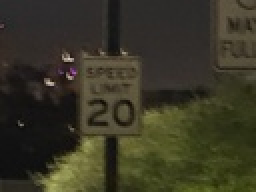
%> input picture testSign.jpg, 128 x 96 px, shrunk from 4032 x 3024 before the run (shown 2 times larger)
$ octave Increasing_Image_Resolution.m   (GNU Octave 9; MATLAB toolbox functions it lacks are replaced by stand-ins)
%> lines starting %> are read from the running program, lines starting %| are printed output that depends on the picture
%% Import Dataset
% import image and preprocess
sample = imread("testSign.jpg");
%> sample is the input picture: size 96x128x3 uint8; mean R, G, B 56.9, 54.6, 37.6
sample = rgb2gray(sample);
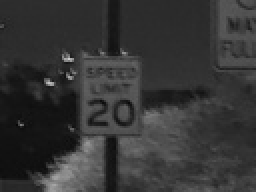
%> sample: size 96x128 uint8 (shown 2 times larger); min 6, max 205, mean 53.4
sample = sample (1:end-16,:); %clip 16 pixels to make sure we can cleanly divide by 32 for downsampling
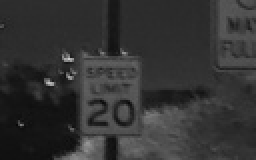
%> sample: size 80x128 uint8 (shown 2 times larger); min 6, max 205, mean 51.2
%create low res version
downsampling = 32;
sampleSmol = imresize(sample,1/downsampling);
%> sampleSmol = [46 46 44 61; 37 64 53 53; 21 62 74 51]

%% Basic Spectral Interpolation
sampleUp = spectralUpsample(sampleSmol,32);

%% Cubic B-splines Interpolation
sampleUpSpline = bsplineUpsample(sampleSmol,downsampling);

%% Bilateral soft-decision interpolation (BSAI)
sampleUpBSAI = bsaiUpsample(sampleSmol, downsampling, zeros(1,5));

%% Plotting Results
figure();
subplot(2,2,1)
imshow(sampleSmol);
title('\fontsize{18} 1/32 Scale Sample')
subplot(2,2,2)
imshow(sampleUp);
title(['\fontsize{18} Spectral Interpolated Reconstruction with MSE ' num2str(mse(sample,sampleUp))])
subplot(2,2,3)
imshow(sampleUpSpline);
title(['\fontsize{18} B-Spline Interpolated Reconstruction with MSE ' num2str(mse(sample,sampleUpSpline))])
subplot(2,2,4)
imshow(sampleUpBSAI);
title(['\fontsize{18} BSAI Interpolated Reconstruction with MSE ' num2str(mse(sample,sampleUpBSAI))])
sgtitle('\fontsize{24} Comparison of Interpolation Techniques for Increasing Image Resolution')

%% Custom Functions
function sampleUp = spectralUpsample(sample, scale)
%> called with sample = [46 46 44 61; 37 64 53 53; 21 62 74 51], scale = 32
% Upsamples an image by two using simple spectral interpolation. Assumes
% uint8 grayscale input
    currScale = 1;
    while currScale ~= scale
        %convert to double and capture spectrum of original signal
        sample = double(sample);
        sampleF = fft2(sample);
        %record sample size and calculate size of new image
        [Mo, No] = size(sample);
        Mu = 2*Mo;
        Nu = 2*No;

        % zero pad spectrum appropriately using rules in pgs 137-139 of book
        if mod(No,2) ~= 0
            sampleUpF = [sampleF(:,1:((No+1)/2)), zeros(Mo,Nu-No), sampleF(:,((No+3)/2):end)];
        else
            sampleUpF = [sampleF(:,1:No/2-1), (1/2)*sampleF(:,No/2) , zeros(Mo,Nu-No-1), (1/2)*sampleF(:,No/2), sampleF(:,No/2+1:end)];
        end
        if mod(Mo,2) ~= 0
            sampleUpF = [sampleUpF(1:((Mo+1)/2),:); zeros(Mu-Mo,Nu); sampleUpF(((Mo+3)/2):end,:)];
        else
            sampleUpF = [sampleUpF(1:Mo/2-1,:); (1/2)*sampleUpF(Mo/2,:); zeros(Mu-Mo-1,Nu); (1/2)*sampleUpF(Mo/2,:); sampleUpF(Mo/2+1:end,:)];
        end

        %scale for lost power
        sampleUpF = ((Mu*Nu) / (Mo*No)) * sampleUpF;

        % generate image with IFFT and convert to orignal variable type
        sampleUp = uint8(real(ifft2(sampleUpF)));

        %increment j and set up next upscale
        currScale = currScale * 2;
        sample = sampleUp;
    end
%> this loop made 5 passes
%> after the loop, currScale = 32

end


function sampleUp = bsplineUpsample(img, s)
%> called with img = [46 46 44 61; 37 64 53 53; 21 62 74 51], s = 32
% Upsamples an image by two using cubic b-spline interpolation. Assumes
% uint8 grayscale input

    %convert to double and capture size
    img = double(img);
%> img = [46 46 44 61; 37 64 53 53; 21 62 74 51]
    [N,M] = size(img);
%> N = 3; M = 4
    %zero-insert
    sampleUp = zeros(s*N, s*M);
    sampleUp(1:s:end, 1:s:end) = img;
%> sampleUp: size 96x128 double
    %apply cubic b-spline kernel
    x = -2:1/s:2;
    ax = abs(x);
    B = ((ax < 1) .* (4 - 6*ax.^2 + 3*ax.^3) + ...
         (1 <= ax & ax < 2) .* (2 - ax).^3) / 6;
    K = B' * B;
    sampleUp = conv2(sampleUp, K, 'same');
    %convert back to uint8 before outputing
    sampleUp = uint8(round(min(max(sampleUp,0),255)));
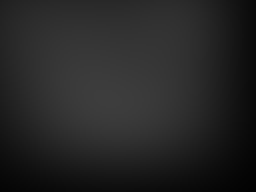
%> sampleUp: size 96x128 uint8 (shown 2 times larger); min 2, max 61, mean 37.3

end

function sampleUp = bsaiUpsample(LR, scale, params)
%> called with LR = [46 46 44 61; 37 64 53 53; 21 62 74 51], scale = 32, params = [0 0 0 0 0]
% [11 lines of commented-out code are left out]
    if params == zeros(1,5)
        params = [1, 15, 0.8, 1e-3];
    end
    % convert to double for processing
    I = double(LR);
%> I = [46 46 44 61; 37 64 53 53; 21 62 74 51]
    [Lh, Lw, ~] = size(I);
%> Lh = 3; Lw = 4
    % output HR size (simple nearest-integer upscale)
    Hh = Lh * scale;
%> Hh = 96
    Hw = Lw * scale;
%> Hw = 128
    % Prepare HR result
    sampleUp = zeros(Hh, Hw);
    % Use MATLAB's imresize to get initial guess (keeps edge structure)
    initHR = imresize(I, [Hh Hw], 'bilinear');
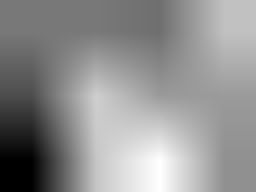
%> initHR: size 96x128 double (shown 2 times larger); min 21, max 73.81, mean 51; drawn with min black and max white
    % For each HR pixel: find four surrounding LR samples, compute A_k, U_k, Xk_neigh, then final value
    lambda = params(3);
    sigma_s = params(1);
    sigma_r = params(2);
    epsU = params(4);
    % small helper to fetch LR pixel safely
    get_LR = @(r,c) I(max(1,min(Lh,r)), max(1,min(Lw,c)));

    % iterate over every pixel
    cnt = 0;
    for iH = 1:Hh
        for jH = 1:Hw
            cnt = cnt + 1;
            % Compute continuous LR coordinates (1-based)
            y = (iH-1)/scale + 1;
            x = (jH-1)/scale + 1;
            % If this HR pixel maps exactly to an LR pixel (integer coords), copy directly
            if abs(y - round(y)) < 1e-12 && abs(x - round(x)) < 1e-12
                yi = round(y); xi = round(x);
                sampleUp(iH,jH) = get_LR(yi, xi);
                continue;
            end
            % corner indices (clamped)
            y0 = floor(y); y1 = ceil(y);
            x0 = floor(x); x1 = ceil(x);
            y0 = max(1, min(Lh, y0));
            y1 = max(1, min(Lh, y1));
            x0 = max(1, min(Lw, x0));
            x1 = max(1, min(Lw, x1));
            % four corner LR samples X_k
            Xc = [ get_LR(y0,x0);  % top-left
                get_LR(y0,x1);  % top-right
                get_LR(y1,x0);  % bottom-left
                get_LR(y1,x1)]; % bottom-right
            % spatial distances from HR pos to LR sample positions (in LR pixel units)
            pts_lr = [y0, x0; y0, x1; y1, x0; y1, x1];
            dy = pts_lr(:,1) - y;
            dx = pts_lr(:,2) - x;
            dist2 = dx.^2 + dy.^2;
            % initial center estimate: use bilinear initialization
            centerInit = initHR(iH,jH);
            % compute photometric difference
            diff_r = (Xc - centerInit).^2;
            % compute bilateral weights A_k
            Ak = exp(-dist2/(2*sigma_s^2)) .* exp(-diff_r/(2*sigma_r^2));
            % normalize A_k
            sumAk = sum(Ak);
            if sumAk > 0
                Ak = Ak / sumAk;
            else
                Ak = ones(4,1)/4;
            end
            % U_k stabilization: paper says "added with a constant for stabilization"
            Uk = Ak + epsU;
            % X_{k,i} approx: mean of 4-neighbors of each LR corner sample (in LR grid)
            Xk_neigh = zeros(4,1);
            for k = 1:4
                yy = pts_lr(k,1);
                xx = pts_lr(k,2);
                % get 4-neighbors in LR (N,S,E,W) clipped at image boundaries
                neighbors = [ get_LR(yy-1, xx), get_LR(yy+1, xx), ...
                    get_LR(yy, xx-1), get_LR(yy, xx+1) ];
                % if neighbor indices outside bounds, get_LR clamps them (replicate)
                Xk_neigh(k) = mean(neighbors);
            end

            % Now implement the closed-form-like expression (interpreting eqn 2.12)
            % numerator = t * sum_k A_k X_k + sum_k [ U_k * A_k * Xk_neigh ]
            % denominator = t * sum_k A_k + sum_k [ U_k * A_k ]
            numer = lambda * sum(Ak .* Xc) + sum( (Uk .* Ak) .* Xk_neigh );
            denom = lambda * sum(Ak) + sum( (Uk .* Ak) );
            if denom <= 0
                outv = centerInit; % fallback
            else
                outv = numer / denom;
            end
            sampleUp(iH,jH) = outv;

        end
    end
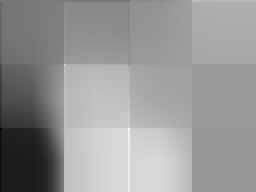
%> sampleUp: size 96x128 double (shown 2 times larger); min 21, max 74, mean 52.3; drawn with min black and max white
%> after the loop, Xk_neigh = [57.25; 57.25; 57.25; 57.25]; cnt = 12288; outv = 52.49; xi = 4; yi = 3

    %convert back to proper format
    sampleUp = uint8(round(min(max(sampleUp,0),255)));
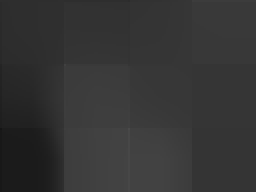
%> sampleUp: size 96x128 uint8 (shown 2 times larger); min 21, max 74, mean 52.3; mean of the top-left, top-right, bottom-left and bottom-right quarters 49.4, 54.4, 48.3, 57
%> `sgtitle('\fontsize{24} Comparison of Interpolation Techniques for Incr..`:
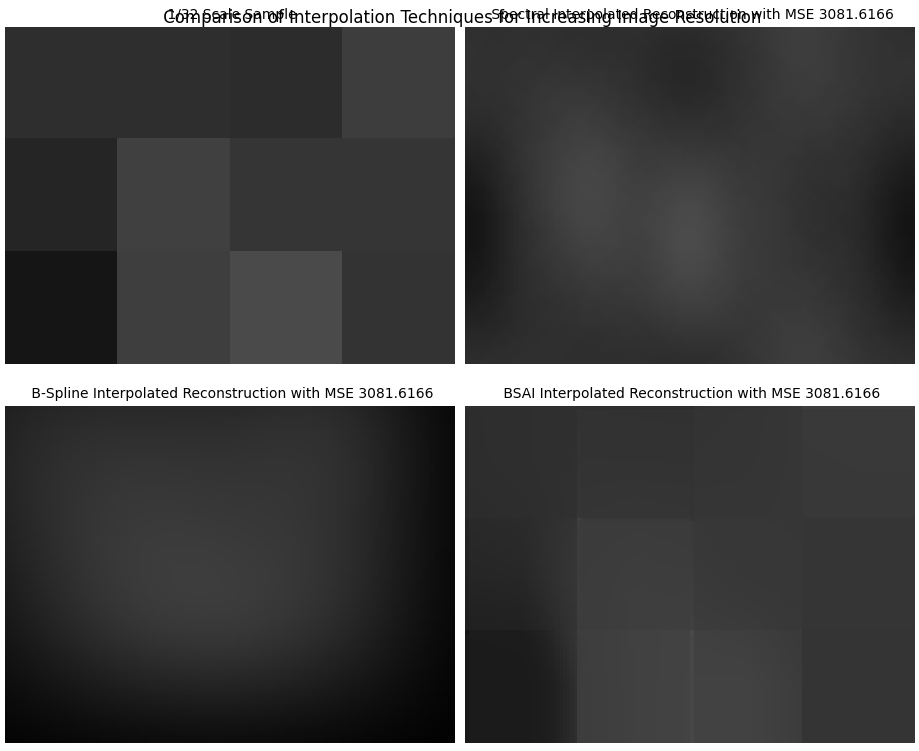
%> figure redrawn from the program's plot data, 4 panels

end
